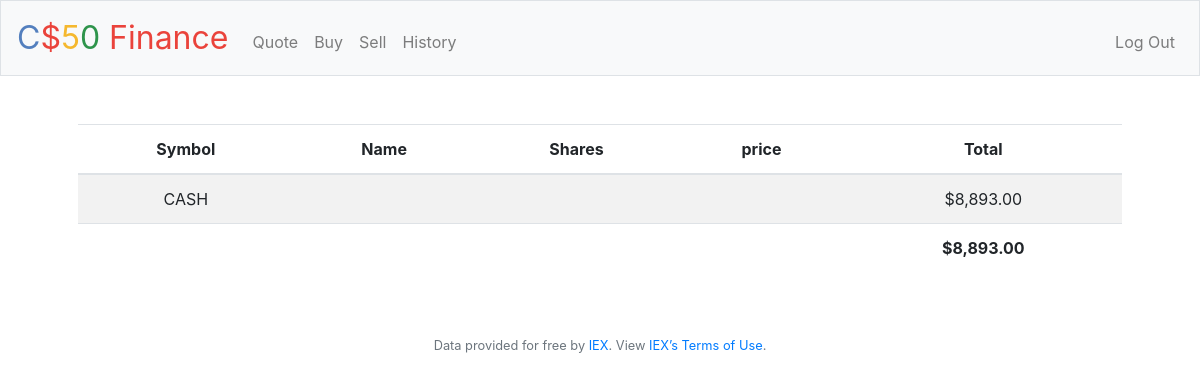
Page / (signed in) on the earlier database version.
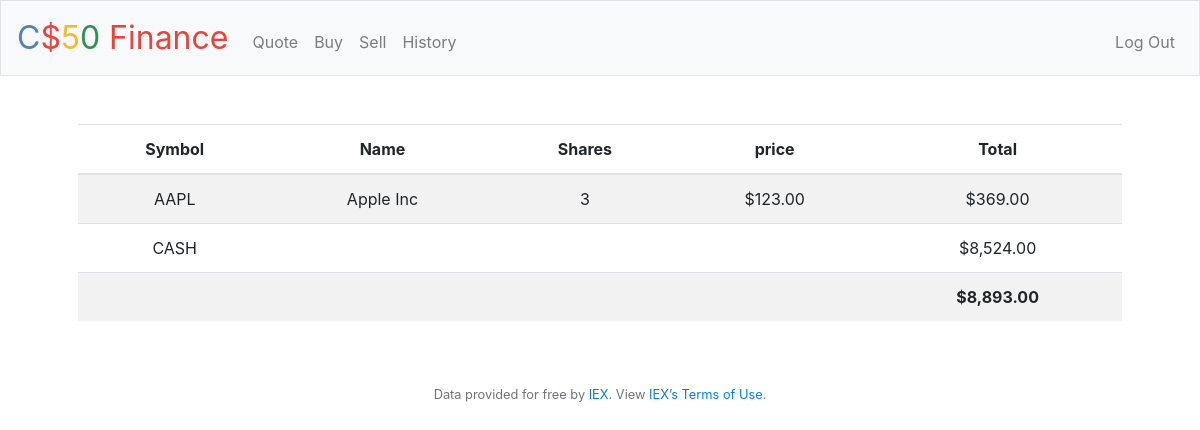
Same page on the later database version.
### tables this page shows
CREATE TABLE users (id INTEGER, username TEXT NOT NULL, hash TEXT NOT NULL, cash NUMERIC NOT NULL DEFAULT 10000.00, PRIMARY KEY(id));

CREATE TABLE holdings (
user_id INTEGER NOT NULL,
symbol TEXT NOT NULL,
name Text NOT NULL,
price REAL NOT NULL,
shares INTEGER NOT NULL,
FOREIGN KEY (user_id) REFERENCES users (id) ON DELETE CASCADE ON UPDATE NO ACTION
);

### app.py (the view)
@app.route("/")
@login_required
def index():
    user_data = db.execute(
        f"SELECT symbol, name, price, shares FROM holdings WHERE user_id = {session['user_id']}")
    cash = db.execute(f"SELECT cash from users WHERE id = {session['user_id']}")[
        0]['cash']
    total = cash
    for row in user_data:
        total += (row['price'] * row['shares'])
    return render_template("index.html", data=user_data, cash=cash, total=total)

### app.py (called while the page is built)
@app.after_request
def after_request(response):
    response.headers["Cache-Control"] = "no-cache, no-store, must-revalidate"
    response.headers["Expires"] = 0
    response.headers["Pragma"] = "no-cache"
    return response

### helpers.py (called while the page is built)
def login_required(f):
    @wraps(f)
    def decorated_function(*args, **kwargs):
        if session.get("user_id") is None:
            return redirect("/login")
        return f(*args, **kwargs)
    return decorated_function

def usd(value):
    return f"${value:,.2f}"

### templates/index.html (shortened to what this page needs)
{% extends "layout.html" %}
{% block main %}
<div>
    <table class="table table-striped">
        <thead>
            <tr>
                <th>Symbol</th>
                <th>Name</th>
                <th>Shares</th>
                <th>price</th>
                <th>Total</th>
            </tr>
        </thead>
        <tbody>
            {% for row in data %}
            {% if row.shares > 0 %}
            <tr>
                <td>{{ row.symbol }}</td>
                <td>{{ row.name }}</td>
                <td>{{ row.shares }}</td>
                <td>{{ row.price | usd }}</td>
                <td>{{ (row.shares*row.price) | usd }}</td>
            </tr>
            {% endif %}
            {% endfor %}
            <tr>
                <td>CASH</td>
                <td></td>
                <td></td>
                <td></td>
                <td>{{ cash | usd }}</td>
            </tr>
            <tr>
                <td></td>
                <td></td>
                <td></td>
                <td></td>
                <td><strong>{{ total | usd }}</strong></td>
            </tr>
        </tbody>
    </table>
</div>
{% endblock %}

Differences in the rows shown:
added holdings: symbol "AAPL", name "Apple Inc", shares "3", price "$123.00", (row.shares*row.price)|usd "$369.00"
changed users: cash "$8,893.00" → "$8,524.00"; cash "$8,893.00" → (not shown)
Other differences:
{{ total | usd }}: (not shown) → "$8,893.00"
